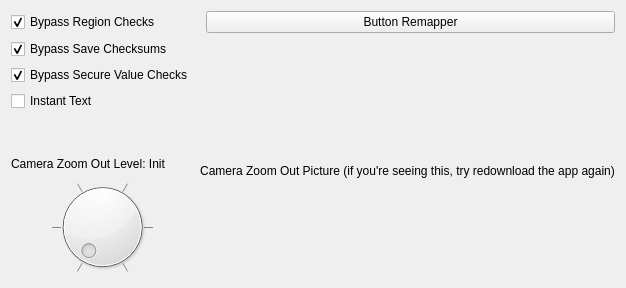
          <widget class="QWidget" name="tab_exefs_utils">
           <attribute name="title">
            <string>Utilities</string>
           </attribute>
           <layout class="QGridLayout" name="gridLayout_2">
            <item row="6" column="0">
             <widget class="QDial" name="dial_CameraZoomOut">
              <property name="toolTip">
               <string>&lt;html&gt;&lt;head/&gt;&lt;body&gt;&lt;p&gt;This code patches the game to change the camera zoom level in-game.&lt;br/&gt;&lt;br/&gt;This can create a more 'immersive' feeling, aswell as allowing the player to see more of it's surroundings. The pictures on the right showcase the various zoom levels.&lt;/p&gt;&lt;p&gt;Credit to Jay for this code :)&lt;/p&gt;&lt;/body&gt;&lt;/html&gt;</string>
              </property>
              <property name="minimum">
               <number>0</number>
              </property>
              <property name="maximum">
               <number>5</number>
              </property>
              <property name="pageStep">
               <number>1</number>
              </property>
              <property name="value">
               <number>0</number>
              </property>
              <property name="notchesVisible">
               <bool>true</bool>
              </property>
             </widget>
            </item>
            <item row="0" column="2">
             <widget class="QPushButton" name="BTN_Remapper">
              <property name="text">
               <string>Button Remapper</string>
              </property>
             </widget>
            </item>
            <item row="1" column="0">
             <widget class="QCheckBox" name="CB_ChecksumPass">
              <property name="toolTip">
               <string>&lt;html&gt;&lt;head/&gt;&lt;body&gt;&lt;p&gt;Enabling this code makes the game skip garden_plus.dat checksum checks.&lt;/p&gt;&lt;p&gt;This allows the game to load most saves that it would otherwise consider corrupt.&lt;/p&gt;&lt;/body&gt;&lt;/html&gt;</string>
              </property>
              <property name="text">
               <string>Bypass Save Checksums</string>
              </property>
              <property name="checked">
               <bool>true</bool>
              </property>
             </widget>
            </item>
            <item row="3" column="0">
             <widget class="QCheckBox" name="CB_InstantText">
              <property name="toolTip">
               <string>&lt;html&gt;&lt;head/&gt;&lt;body&gt;&lt;p&gt;Enabling this code makes text render instantly.&lt;/p&gt;&lt;p&gt;Generally, text renders a letter at a time.&lt;/p&gt;&lt;p&gt;This speeds up rendering so text appears instantly.&lt;/p&gt;&lt;/body&gt;&lt;/html&gt;</string>
              </property>
              <property name="text">
               <string>Instant Text</string>
              </property>
             </widget>
            </item>
            <item row="2" column="0">
             <widget class="QCheckBox" name="CB_SecureValPass">
              <property name="toolTip">
               <string>&lt;html&gt;&lt;head/&gt;&lt;body&gt;&lt;p&gt;Enabling this code makes the game skip the Secure Value check.&lt;/p&gt;&lt;p&gt;&lt;br/&gt;&lt;/p&gt;&lt;p&gt;The Secure Value is used by ACNL for Save Data Rollback Protection.&lt;br/&gt;i.e. you can't restore a previous version of your save. &lt;/p&gt;&lt;p&gt;&lt;br/&gt;&lt;/p&gt;&lt;p&gt;However, most popular Save Managers (e.g. Checkpoint and JKSM) automatically delete the Secure Value upon restoring a save anyways.&lt;br/&gt;Therefore, this patch is here more for completion and is not that useful.&lt;/p&gt;&lt;/body&gt;&lt;/html&gt;</string>
              </property>
              <property name="text">
               <string>Bypass Secure Value Checks</string>
              </property>
              <property name="checked">
               <bool>true</bool>
              </property>
             </widget>
            </item>
            <item row="4" column="0">
             <spacer name="verticalSpacer_4">
              <property name="orientation">
               <enum>Qt::Vertical</enum>
              </property>
              <property name="sizeHint" stdset="0">
               <size>
                <width>20</width>
                <height>40</height>
               </size>
              </property>
             </spacer>
            </item>
            <item row="1" column="2">
             <spacer name="horizontalSpacer_2">
              <property name="orientation">
               <enum>Qt::Horizontal</enum>
              </property>
              <property name="sizeHint" stdset="0">
               <size>
                <width>40</width>
                <height>20</height>
               </size>
              </property>
             </spacer>
            </item>
            <item row="5" column="0">
             <widget class="QLabel" name="LBL_CameraZoomOut">
              <property name="toolTip">
               <string>&lt;html&gt;&lt;head/&gt;&lt;body&gt;&lt;p&gt;This code patches the game to change the camera zoom level in-game.&lt;br/&gt;&lt;br/&gt;This can create a more 'immersive' feeling, aswell as allowing the player to see more of it's surroundings. The pictures on the right showcase the various zoom levels.&lt;/p&gt;&lt;p&gt;Credit to Jay for this code :)&lt;/p&gt;&lt;/body&gt;&lt;/html&gt;</string>
              </property>
              <property name="text">
               <string>Camera Zoom Out Level: Init</string>
              </property>
             </widget>
            </item>
            <item row="0" column="0">
             <widget class="QCheckBox" name="CB_RegionPass">
              <property name="toolTip">
               <string>&lt;html&gt;&lt;head/&gt;&lt;body&gt;&lt;p&gt;Enabling this code makes the game skip region checks. This allows the game to load saves from games of all other regions. &lt;/p&gt;&lt;p&gt;Without this patch, a EUR save may not work on a USA game, a JPN save may not work on a EUR game, etc.&lt;/p&gt;&lt;/body&gt;&lt;/html&gt;</string>
              </property>
              <property name="toolTipDuration">
               <number>-1</number>
              </property>
              <property name="text">
               <string>Bypass Region Checks</string>
              </property>
              <property name="checked">
               <bool>true</bool>
              </property>
             </widget>
            </item>
            <item row="2" column="1" rowspan="5" colspan="2">
             <widget class="QLabel" name="LBL_CameraZoomOutPic">
              <property name="toolTip">
               <string>&lt;html&gt;&lt;head/&gt;&lt;body&gt;&lt;p&gt;This code patches the game to change the camera zoom level in-game.&lt;br/&gt;&lt;br/&gt;This can create a more 'immersive' feeling, aswell as allowing the player to see more of it's surroundings.&lt;/p&gt;&lt;p&gt;Credit to Jay for this code :)&lt;/p&gt;&lt;/body&gt;&lt;/html&gt;</string>
              </property>
              <property name="text">
               <string>Camera Zoom Out Picture (if you're seeing this, try redownload the app again)</string>
              </property>
              <property name="alignment">
               <set>Qt::AlignCenter</set>
              </property>
             </widget>
            </item>
           </layout>
          </widget>
